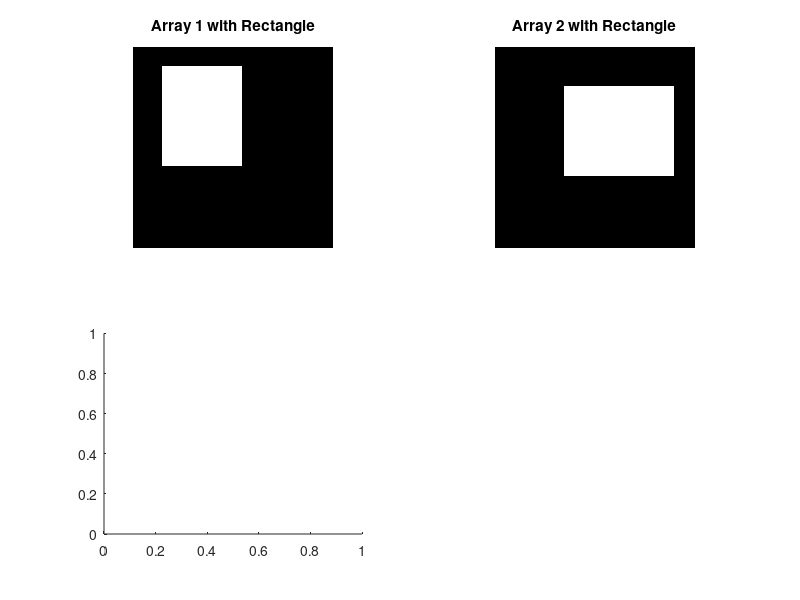

Recreate this plot in MATLAB. (Note: this script raises an error after producing the figure.)
clc;
clear;
close all;
%% In this section, we want to implement some important logical operations.
% Create two 200x200 arrays filled with zeros
array1 = zeros(200, 200);
array2 = zeros(200, 200);

% Define the rectangle parameters in array1
x_start1 = 20;
y_start1 = 30;
rect_length1 = 80;
rect_height1 = 100;

% Add the rectangle (set the region to 1)
array1(x_start1:x_start1+rect_height1-1, y_start1:y_start1+rect_length1-1) = 1;

% Define the rectangle parameters in array1
x_start2 = 40;
y_start2 = 70;
rect_length2 = 110;
rect_height2 = 90;

% Add the rectangle (set the region to 1)
array2(x_start2:x_start2+rect_height2-1, y_start2:y_start2+rect_length2-1) = 1;

% Display the arrays to verify the rectangle placement
figure;
subplot(2,2,1);
imshow(array1);
title('Array 1 with Rectangle');
subplot(2,2,2);
imshow(array2);
title('Array 2 with Rectangle');

%%
subplot(2,2,3);
imshow(logical_not(array2));